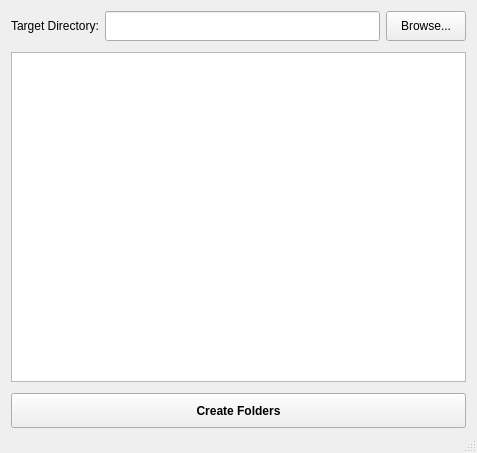
<?xml version="1.0" encoding="UTF-8"?>
<ui version="4.0">
 <class>MainWindow</class>
 <widget class="QMainWindow" name="MainWindow">
  <property name="geometry">
   <rect>
    <x>0</x>
    <y>0</y>
    <width>477</width>
    <height>453</height>
   </rect>
  </property>
  <property name="windowTitle">
   <string>Create Folders</string>
  </property>
  <widget class="QWidget" name="centralWidget">
   <layout class="QGridLayout" name="gridLayout">
    <property name="bottomMargin">
     <number>0</number>
    </property>
    <item row="0" column="0">
     <widget class="QLabel" name="label">
      <property name="text">
       <string>Target Directory:</string>
      </property>
     </widget>
    </item>
    <item row="0" column="1">
     <widget class="QLineEdit" name="lePath">
      <property name="minimumSize">
       <size>
        <width>0</width>
        <height>30</height>
       </size>
      </property>
      <property name="font">
       <font>
        <pointsize>10</pointsize>
       </font>
      </property>
     </widget>
    </item>
    <item row="0" column="2">
     <widget class="QPushButton" name="bBrowse">
      <property name="minimumSize">
       <size>
        <width>0</width>
        <height>30</height>
       </size>
      </property>
      <property name="text">
       <string>Browse...</string>
      </property>
     </widget>
    </item>
    <item row="1" column="1">
     <spacer name="verticalSpacer">
      <property name="orientation">
       <enum>Qt::Vertical</enum>
      </property>
      <property name="sizeType">
       <enum>QSizePolicy::Fixed</enum>
      </property>
      <property name="sizeHint" stdset="0">
       <size>
        <width>20</width>
        <height>5</height>
       </size>
      </property>
     </spacer>
    </item>
    <item row="2" column="0" colspan="3">
     <widget class="QTextEdit" name="teFolders">
      <property name="font">
       <font>
        <pointsize>11</pointsize>
       </font>
      </property>
     </widget>
    </item>
    <item row="3" column="1">
     <spacer name="verticalSpacer_2">
      <property name="orientation">
       <enum>Qt::Vertical</enum>
      </property>
      <property name="sizeType">
       <enum>QSizePolicy::Fixed</enum>
      </property>
      <property name="sizeHint" stdset="0">
       <size>
        <width>20</width>
        <height>5</height>
       </size>
      </property>
     </spacer>
    </item>
    <item row="4" column="0" colspan="3">
     <widget class="QPushButton" name="bCreate">
      <property name="minimumSize">
       <size>
        <width>0</width>
        <height>35</height>
       </size>
      </property>
      <property name="font">
       <font>
        <pointsize>9</pointsize>
        <weight>75</weight>
        <italic>false</italic>
        <bold>true</bold>
        <underline>false</underline>
       </font>
      </property>
      <property name="text">
       <string>Create Folders</string>
      </property>
     </widget>
    </item>
   </layout>
  </widget>
  <widget class="QStatusBar" name="statusBar">
   <property name="minimumSize">
    <size>
     <width>0</width>
     <height>25</height>
    </size>
   </property>
   <property name="font">
    <font>
     <pointsize>9</pointsize>
    </font>
   </property>
  </widget>
 </widget>
 <layoutdefault spacing="6" margin="11"/>
 <resources/>
 <connections/>
</ui>
